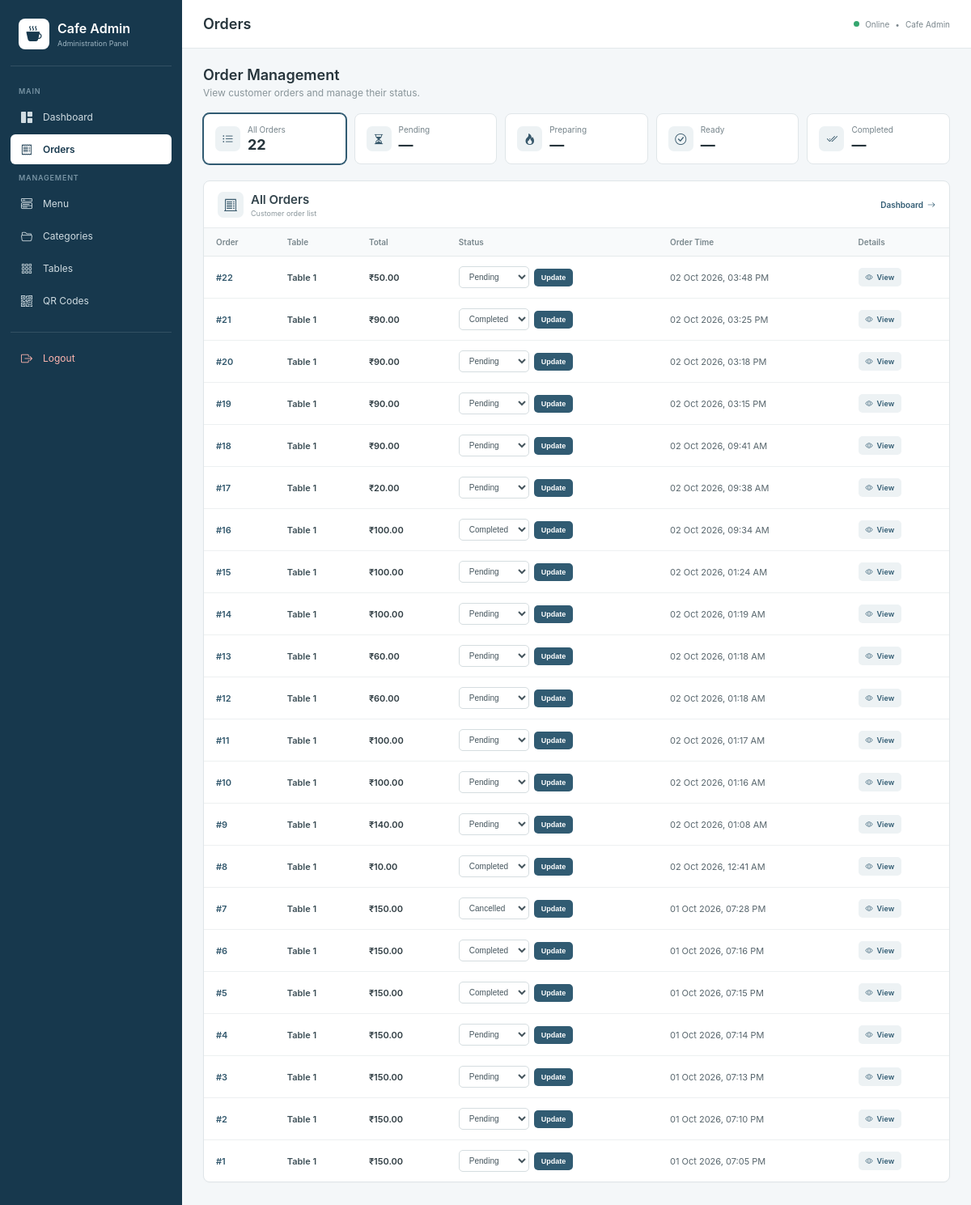
The page /admin-orders/ on the database its author committed.
### cafeapp/models.py (models this page shows, shortened)
class Order(models.Model):
    STATUS_CHOICES = [
        ("pending", "Pending"),
        ("preparing", "Preparing"),
        ("ready", "Ready"),
        ("completed", "Completed"),
        ("cancelled", "Cancelled"),
    ]
    table = models.ForeignKey(
        Table,
        on_delete=models.CASCADE,
        related_name="orders"
    )
    total_amount = models.DecimalField(
        max_digits=10,
        decimal_places=2,
        default=0
    )
    status = models.CharField(
        max_length=20,
        choices=STATUS_CHOICES,
        default="pending"
    )
    order_time = models.DateTimeField(auto_now_add=True)

class Table(models.Model):
    table_number = models.PositiveIntegerField(unique=True)
    is_active = models.BooleanField(default=True)

### cafeapp/views.py (the view, shortened to what this page needs)
def admin_orders(request):
    from .models import Order
    status_filter = request.GET.get("status")
    orders = Order.objects.select_related(
        "table"
    ).order_by("-order_time")
    valid_statuses = [
        "pending",
        "preparing",
        "ready",
        "completed",
        "cancelled",
    ]
    if status_filter in valid_statuses:
        orders = orders.filter(
            status=status_filter
        )
    return render(
        request,
        "cafeapp/admin_orders.html",
        {
            "orders": orders,
            "status_filter": status_filter,
        }
    )

### templates/cafeapp/admin_orders.html (shortened to what this page needs)
<!DOCTYPE html>
<html lang="en">
<head>
    <link
        href="https://cdn.jsdelivr.net/npm/bootstrap-icons@1.11.3/font/bootstrap-icons.min.css"
        rel="stylesheet"
    >
</head>
<body>
<div class="layout">
    <aside class="sidebar">
        <div class="brand">
            <div class="brand-content">
                <div class="brand-icon">
                    <i class="bi bi-cup-hot-fill"></i>
                </div>
                <div class="brand-text">
                    <h1>
                        Cafe Admin
                    </h1>
                    <p>
                        Administration Panel
                    </p>
                </div>
            </div>
        </div>
        <div class="nav-title">
            Main
        </div>
        <a
            href="{% url 'admin_dashboard' %}"
            class="nav-link"
        >
            <span class="nav-icon">
                <i class="bi bi-grid-1x2-fill"></i>
            </span>
            Dashboard
        </a>
        <a
            href="{% url 'admin_orders' %}"
            class="nav-link active"
        >
            <span class="nav-icon">
                <i class="bi bi-receipt"></i>
            </span>
            Orders
        </a>
        <div class="nav-title">
            Management
        </div>
        <a
            href="{% url 'admin_menu' %}"
            class="nav-link"
        >
            <span class="nav-icon">
                <i class="bi bi-menu-button-wide"></i>
            </span>
            Menu
        </a>
        <a
            href="{% url 'admin_categories' %}"
            class="nav-link"
        >
            <span class="nav-icon">
                <i class="bi bi-folder2-open"></i>
            </span>
            Categories
        </a>
        <a
            href="{% url 'admin_tables' %}"
            class="nav-link"
        >
            <span class="nav-icon">
                <i class="bi bi-grid-3x3-gap"></i>
            </span>
            Tables
        </a>
        <a
            href="{% url 'admin_qr_codes' %}"
            class="nav-link"
        >
            <span class="nav-icon">
                <i class="bi bi-qr-code"></i>
            </span>
            QR Codes
        </a>
        <div class="logout">
            <a
                href="{% url 'admin_logout' %}"
                class="nav-link"
            >
                <span class="nav-icon">
                    <i class="bi bi-box-arrow-right"></i>
                </span>
                Logout
            </a>
        </div>
    </aside>
    <main class="main">
        <header class="top-header">
            <div class="header-left">
                <h2>
                    Orders
                </h2>
            </div>
            <div class="header-right">
                <span class="online-dot"></span>
                Online
                <span>
                    •
                </span>
                Cafe Admin
            </div>
        </header>
        <div class="page-intro">
            <h3>
                Order Management
            </h3>
            <p>
                View customer orders and manage their status.
            </p>
        </div>
        <section class="filter-grid">
            <a
                href="{% url 'admin_orders' %}"
                class="filter-card {% if not status_filter %}active{% endif %}"
            >
                <div class="filter-left">
                    <div class="filter-icon">
                        <i class="bi bi-list-ul"></i>
                    </div>
                    <div>
                        <div class="filter-name">
                            All Orders
                        </div>
                        <div class="filter-count">
                            {{ orders|length }}
                        </div>
                    </div>
                </div>
            </a>
            <a
                href="{% url 'admin_orders' %}?status=pending"
                class="filter-card {% if status_filter == 'pending' %}active{% endif %}"
            >
                <div class="filter-left">
                    <div class="filter-icon">
                        <i class="bi bi-hourglass-split"></i>
                    </div>
                    <div>
                        <div class="filter-name">
                            Pending
                        </div>
                        <div class="filter-count">
                            —
                        </div>
                    </div>
                </div>
            </a>
            <a
                href="{% url 'admin_orders' %}?status=preparing"
                class="filter-card {% if status_filter == 'preparing' %}active{% endif %}"
            >
                <div class="filter-left">
                    <div class="filter-icon">
                        <i class="bi bi-fire"></i>
                    </div>
                    <div>
                        <div class="filter-name">
                            Preparing
                        </div>
                        <div class="filter-count">
                            —
                        </div>
                    </div>
                </div>
            </a>
            <a
                href="{% url 'admin_orders' %}?status=ready"
                class="filter-card {% if status_filter == 'ready' %}active{% endif %}"
            >
                <div class="filter-left">
                    <div class="filter-icon">
                        <i class="bi bi-check-circle"></i>
                    </div>
                    <div>
                        <div class="filter-name">
                            Ready
                        </div>
                        <div class="filter-count">
                            —
                        </div>
                    </div>
                </div>
            </a>
            <a
                href="{% url 'admin_orders' %}?status=completed"
                class="filter-card {% if status_filter == 'completed' %}active{% endif %}"
            >
                <div class="filter-left">
                    <div class="filter-icon">
                        <i class="bi bi-check2-all"></i>
                    </div>
                    <div>
                        <div class="filter-name">
                            Completed
                        </div>
                        <div class="filter-count">
                            —
                        </div>
                    </div>
                </div>
            </a>
        </section>
        <section class="orders-card">
            <div class="orders-header">
                <div class="orders-title">
                    <div class="orders-title-icon">
                        <i class="bi bi-receipt-cutoff"></i>
                    </div>
                    <div>
                        <h3>
                            {% if status_filter %}
                                {{ status_filter|title }} Orders
                            {% else %}
                                All Orders
                            {% endif %}
                        </h3>
                        <p>
                            Customer order list
                        </p>
                    </div>
                </div>
                <a
                    href="{% url 'admin_dashboard' %}"
                    class="dashboard-link"
                >
                    Dashboard
                    <i class="bi bi-arrow-right"></i>
                </a>
            </div>
            {% if orders %}
                <div class="table-wrapper">
                    <table>
                        <thead>
                            <tr>
                                <th>
                                    Order
                                </th>
                                <th>
                                    Table
                                </th>
                                <th>
                                    Total
                                </th>
                                <th>
                                    Status
                                </th>
                                <th>
                                    Order Time
                                </th>
                                <th>
                                    Details
                                </th>
                            </tr>
                        </thead>
                        <tbody>
                            {% for order in orders %}
                                <tr>
                                    <td class="order-id">
                                        #{{ order.id }}
                                    </td>
                                    <td class="table-number">
                                        Table
                                        {{ order.table.table_number }}
                                    </td>
                                    <td class="amount">
                                        ₹{{ order.total_amount }}
                                    </td>
                                    <td>
                                        <form
                                            method="POST"
                                            class="status-form"
                                        >
                                            <select name="status">
                                                <option
                                                    value="pending"
                                                    {% if order.status == "pending" %}
                                                        selected
                                                    {% endif %}
                                                >
                                                    Pending
                                                </option>
                                                <option
                                                    value="completed"
                                                    {% if order.status == "completed" %}
                                                        selected
                                                    {% endif %}
                                                >
                                                    Completed
                                                </option>
                                                <option
                                                    value="cancelled"
                                                    {% if order.status == "cancelled" %}
                                                        selected
                                                    {% endif %}
                                                >
                                                    Cancelled
                                                </option>
                                            </select>
                                            <button
                                                type="submit"
                                                class="update-button"
                                            >
                                                Update
                                            </button>
                                        </form>
                                    </td>
                                    <td>
                                        {{ order.order_time|date:"d M Y, h:i A" }}
                                    </td>
                                    <td>
                                        <a
                                            href="{% url 'admin_order_detail' order.id %}"
                                            class="view-button"
                                        >
                                            <i class="bi bi-eye"></i>
                                            View
                                        </a>
                                    </td>
                                </tr>
                            {% endfor %}
                        </tbody>
                    </table>
                </div>
            {% endif %}
        </section>
    </main>
</div>
</body>
</html>

### rows shown on the page
Order: id "22", table.table_number "1", total_amount "50.00", status "Pending", order_time "02 Oct 2026, 03:48 PM"
Order: id "21", table.table_number "1", total_amount "90.00", status "Completed", order_time "02 Oct 2026, 03:25 PM"
Order: id "20", table.table_number "1", total_amount "90.00", status "Pending", order_time "02 Oct 2026, 03:18 PM"
Order: id "19", table.table_number "1", total_amount "90.00", status "Pending", order_time "02 Oct 2026, 03:15 PM"
Order: id "18", table.table_number "1", total_amount "90.00", status "Pending", order_time "02 Oct 2026, 09:41 AM"
Order: id "17", table.table_number "1", total_amount "20.00", status "Pending", order_time "02 Oct 2026, 09:38 AM"
Order: id "16", table.table_number "1", total_amount "100.00", status "Completed", order_time "02 Oct 2026, 09:34 AM"
Order: id "15", table.table_number "1", total_amount "100.00", status "Pending", order_time "02 Oct 2026, 01:24 AM"
Order: id "14", table.table_number "1", total_amount "100.00", status "Pending", order_time "02 Oct 2026, 01:19 AM"
Order: id "13", table.table_number "1", total_amount "60.00", status "Pending", order_time "02 Oct 2026, 01:18 AM"
Order: id "12", table.table_number "1", total_amount "60.00", status "Pending", order_time "02 Oct 2026, 01:18 AM"
Order: id "11", table.table_number "1", total_amount "100.00", status "Pending", order_time "02 Oct 2026, 01:17 AM"
Order: id "10", table.table_number "1", total_amount "100.00", status "Pending", order_time "02 Oct 2026, 01:16 AM"
Order: id "9", table.table_number "1", total_amount "140.00", status "Pending", order_time "02 Oct 2026, 01:08 AM"
Order: id "8", table.table_number "1", total_amount "10.00", status "Completed", order_time "02 Oct 2026, 12:41 AM"
Order: id "7", table.table_number "1", total_amount "150.00", status "Cancelled", order_time "01 Oct 2026, 07:28 PM"
Order: id "6", table.table_number "1", total_amount "150.00", status "Completed", order_time "01 Oct 2026, 07:16 PM"
Order: id "5", table.table_number "1", total_amount "150.00", status "Completed", order_time "01 Oct 2026, 07:15 PM"
Order: id "4", table.table_number "1", total_amount "150.00", status "Pending", order_time "01 Oct 2026, 07:14 PM"
Order: id "3", table.table_number "1", total_amount "150.00", status "Pending", order_time "01 Oct 2026, 07:13 PM"
Order: id "2", table.table_number "1", total_amount "150.00", status "Pending", order_time "01 Oct 2026, 07:10 PM"
Order: id "1", table.table_number "1", total_amount "150.00", status "Pending", order_time "01 Oct 2026, 07:05 PM"

### other values the page prints
{{ orders|length }} "22"
